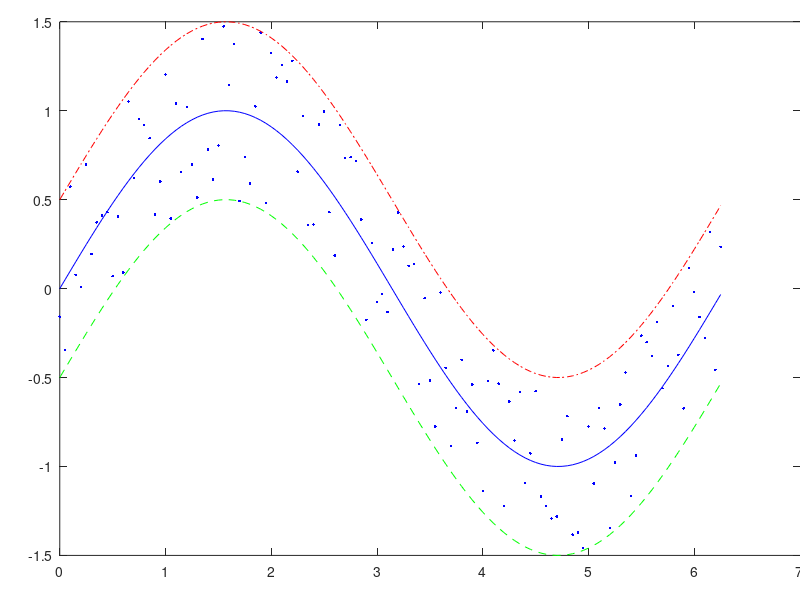

Here is the MATLAB script that generated this plot:
clear;close all;

x=0:0.05:2*pi;
f=sin(x);
data = f + rand(1,length(x))-0.5;
err_hi = f + 0.5;
err_low = f - 0.5;

% Store our target size in variables. Using these variables
% whenever you reference size will help keep things cleaner.
Units = 'Centimeters';
figWidth = 8.5;
figHeight = 7;

% Create a figure window with the correct size
figure('Units',Units,'Position',[10 10 figWidth figHeight])

% Plot the data
plot(x,f,'b',x,data,'b.',x,err_hi,'r-.',x,err_low,'g--');

% Get a handle to the newly created axes
aa = gca;

% Set the outer dimensions of the axes to be the same as the
% figure.  The 'OuterPosition' property describes the
% boundary of the whole figure.
set(aa,'Units',Units,'OuterPosition',[0 0 figWidth figHeight])

% Calculate where the axes box should be placed inside the
% figure (using information from 'TightInset').
newPos = get(aa, 'OuterPosition') - ...
   get(aa,'TightInset')*[-1 0 1 0; 0 -1 0 1; 0 0 1 0; 0 0 0 1];

% The 'Position' property describes the the rectangle
% around the plotted data
set(aa, 'Position', newPos);
